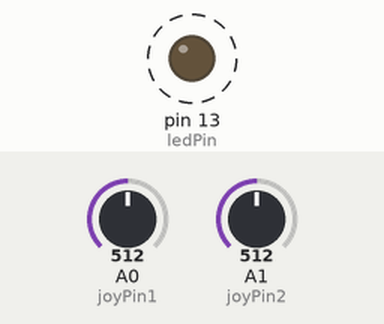
Recording of a sketch running on a simulated Arduino Uno, built with avr-gcc and run on an emulated ATmega328P. Shown: output pins drawn as LEDs (lit = HIGH). Dashed ring = blinking. The test bench sets the inputs (shaded band); at power-on: A0 (joyPin1) = 512, A1 (joyPin2) = 512. What the sketch prints to the serial monitor is not drawn.

Above: at 1.9 s.
2.0 s: A0 (joyPin1) set to 0
At 2.6 s:
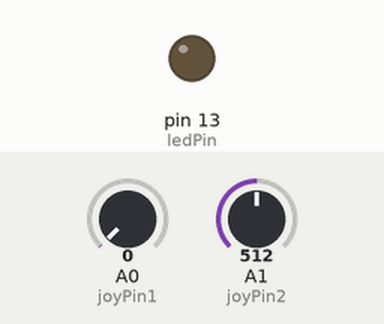
3.6 s: A0 (joyPin1) set to 122
At 4.8 s:
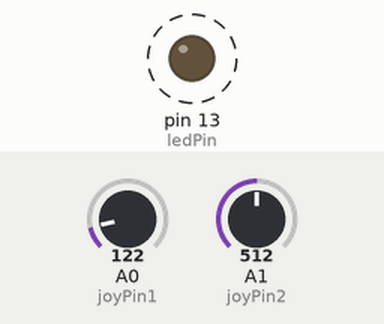
7.2 s: A1 (joyPin2) set to 122
At 7.92 s:
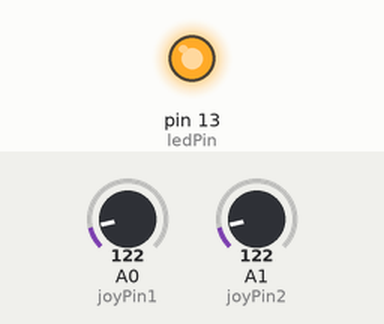
10.7 s: A1 (joyPin2) set to 900
Timing chart, 0 to 15.2 s (numbered marks = the images above; inputs shaded):
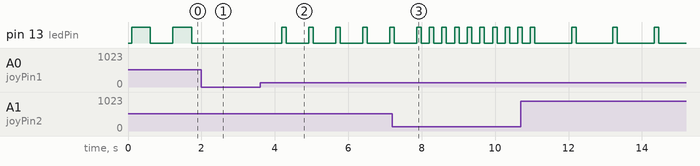

The sketch:

joyst_cal.ino
```cpp
 /* Lee Jostick
  * ------------
  *
  * Lee dos entradas analógicas que se sopone que están conectadas a
  * un joystick fabricado con dos potenciómetros
  *
  * Enviamos tres bytes al ordenador: uno de cabecera y otros dos
  * con datos como bytes con signo, esto tomará la forma:
  *		Jxy\r\n
  *
  * x e y son enteros y se mandan en ASCII
  *
  * http://www.0j0.org | http://arduino.berlios.de
  * copyleft 2005 DojoDave para DojoCorp
  */

 int ledPin = 13;
 int joyPin1 = 0;                 // potenciómetro conectado al pin analógico 0
 int joyPin2 = 1;                 // potenciómetro conectado al pin analógico 0
 int value1 = 0;                  // variable para leer el valor del pin analógico 0
 int value2 = 0;                  // variable para leer el valor del pin analógico 1

 void setup() {
  pinMode(ledPin, OUTPUT);              // inicializa el pin digital 13 como salida
  Serial.begin(9600);
 }

 int treatValue(int data) {
  return (data * 9 / 1024) + 48;
 }

 void loop() {
  // lee el valor de la resistencia variable
  value1 = analogRead(joyPin1);
  // esta pequeña parada es necesaria entre lecturas de un pin analógico
  // de otra manera devolvería el mismo valor las dos veces
  delay(100);
  // lee el valor de la resistencia variable
  value2 = analogRead(joyPin2);

  digitalWrite(ledPin, HIGH);
  delay(value1);
  digitalWrite(ledPin, LOW);
  delay(value2);
  Serial.print('J');
  Serial.println(treatValue(value1));
  Serial.print(treatValue(value2));
  Serial.println(10);
  Serial.print(13);
 }
```

Measured:
- after the input at 2.0 s, pin 13 (ledPin): stays LOW (without the input it goes to HIGH after 0.35 s)
- after the input at 3.6 s, pin 13 (ledPin): alternates HIGH for 0.12 s and LOW for 0.61 s, starting after 0.59 s
- by itself, pin 13 (ledPin): alternates HIGH for 0.51 s and LOW for 0.61 s
